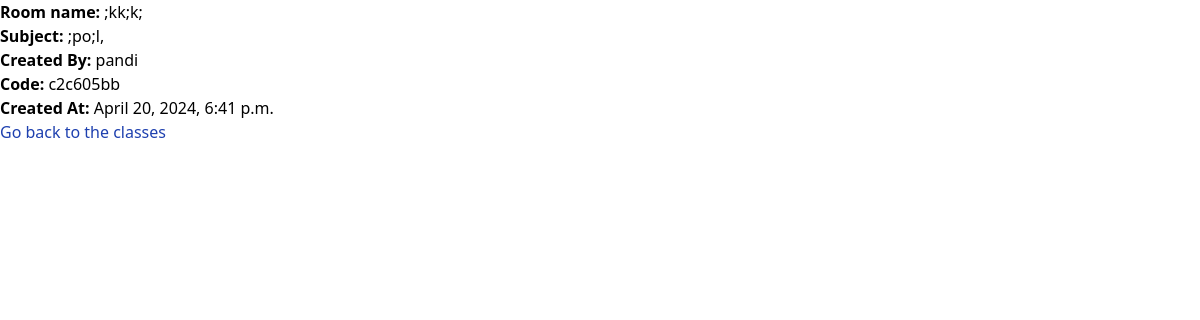
The app's page /room/112/ (signed in) with its own data.
### main/models.py (models this page shows, shortened)
class Room(models.Model):
    creator = models.ForeignKey(
        User, related_name="created_rooms", on_delete=models.CASCADE
    )
    name = models.CharField(max_length=255)
    subject = models.CharField(max_length=255, blank=True, null=True)
    room_photo = models.ImageField(upload_to="room_photos/")
    created_at = models.DateTimeField(default=timezone.now)
    code = models.CharField(max_length=8, unique=True)

### main/views.py (the view)
# urls.py: path("room/<int:pk>/", views.spec_room, name="spec_room"),
@login_required(login_url="login_view")
def spec_room(request, pk):
    spec_room = get_object_or_404(Room, pk=pk)
    room_memberships = RoomMembership.objects.filter(specific_room=spec_room)
    return render(
        request, "room.html", {"room": spec_room, "room_memberships": room_memberships}
    )

### main/templates/room.html (shortened to what this page needs)
<!DOCTYPE html>
<html lang="en">
<head>
    <script src="https://cdn.tailwindcss.com"></script>
</head>
<body>
    <p><strong>Room name:</strong> {{ room.name }}</p>
    <p><strong>Subject:</strong> {{ room.subject }}</p>
    <p><strong>Created By:</strong> {{ room.creator.username }}</p>
    <p><strong>Code:</strong> {{ room.code }}</p>
    <p><strong>Created At:</strong> {{ room.created_at }}</p>
    <p><a class="text-blue-800" href="{% url 'chatroom'%}"> Go back to the classes
    </a></p>
</body>
</html>

### records on screen
Room: name ";kk;k;", subject ";po;l,", creator.username "pandi", code "c2c605bb", created_at "April 20, 2024, 6:41 p.m."
